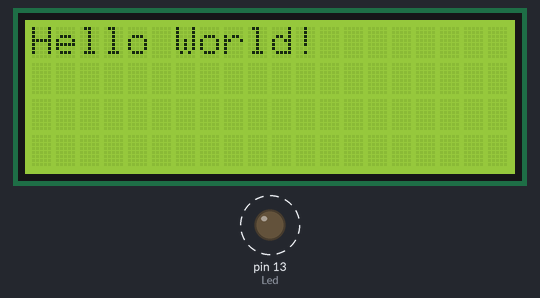
Bench run of a sketch on a simulated Arduino Uno, built with avr-gcc and run on an emulated ATmega328P. On the bench: 20×4 character LCD, output pins drawn as LEDs (lit = HIGH). Dashed ring = blinking.

Above: at 0.1 s.
At 15.1 s:
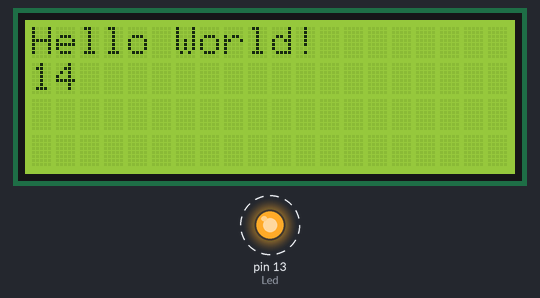
At 25.1 s:
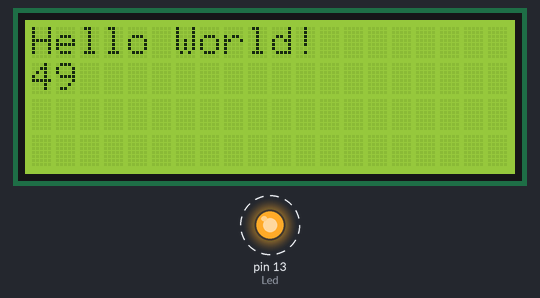
At 37.1 s:
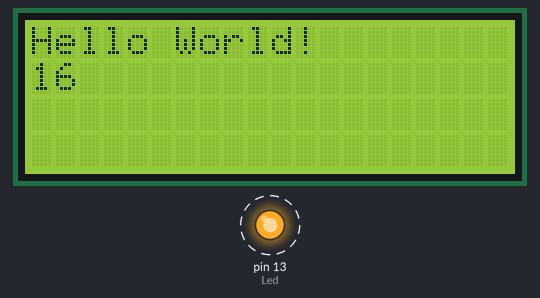
Timing chart, 0 to 40.0 s (numbered marks = the images above):
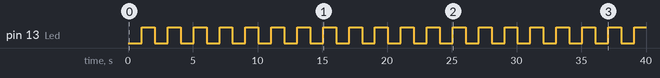

Measured:
- by itself, pin 13 (Led): alternates HIGH for 1.0 s and LOW for 1.0 s
- what the display in image 1 shows lasts 1.0 s, from 15.1 s to 16.1 s

The sketch:

comptage-modulo-20.ino
```cpp
#include <LiquidCrystal.h>

LiquidCrystal lcd (18, 17, 16, 15, 14, 19); // Liaison 4 bits de données

void setup() {
  pinMode (13, OUTPUT) ;
  lcd.begin(20,4); // Utilisation d'un écran 20 colonnes et 4 lignes
  lcd.print ("Hello World!");
}

int gCompteur = 0 ;

void loop() {
  delay (1000) ;
  lcd.setCursor (0, 1) ; // Colonne 0, ligne 1
  lcd.print (gCompteur) ;
  gCompteur = (gCompteur + 1) % 20 ;
  digitalWrite (13, !digitalRead (13)) ; // Led Teensy
}
```
